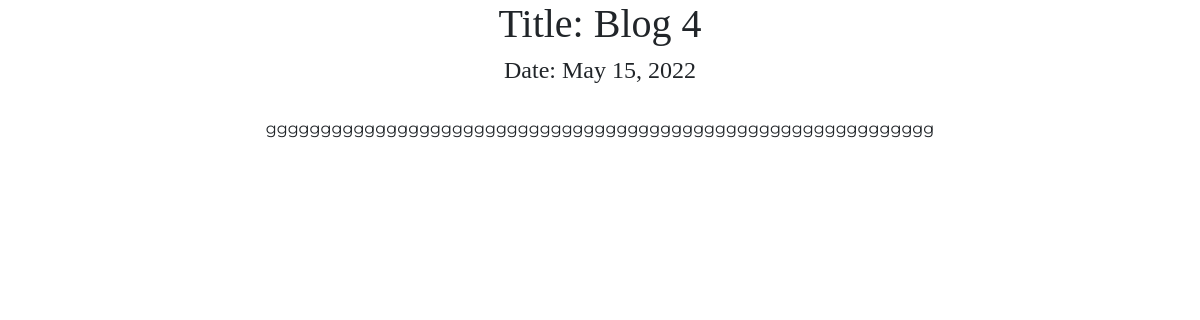
The app's page /blog/4/ with its own data.
### blog/models.py (models this page shows, shortened)
class Blog(models.Model):
    title = models.CharField(max_length=100)
    date = models.DateField(default=timezone.now)
    image = models.ImageField(blank=True, upload_to='portfolio/images/')
    content = models.TextField()

### blog/views.py (the view)
# urls.py: path('<int:blog_id>/', views.detail, name='detail'),
def detail(request, blog_id):
    blog = get_object_or_404(Blog, pk=blog_id)
    return render(request, 'blog/detail.html',{'blog':blog})

### blog/templates/blog/detail.html
{% extends 'portfolio/base.html' %}
{% block content %}
<h1> Title: {{ blog.title }} </h1>
<h4> Date: {{ blog.date }} </h4>
<br>
<p>{{ blog.content }}</p>
{% endblock %}

### portfolio/static/portfolio/custom.css (style rules this page uses)
body { font-family: "Montserrat"; text-align: center; }
h1, h2, h3, h4, h5, h6 { font-family: "Montserrat-Bold"; }

### records on screen
Blog: title "Blog 4", date "May 15, 2022", content "ggggggggggggggggggggggggggggggggggggggggggggggggggggggggggggg"
